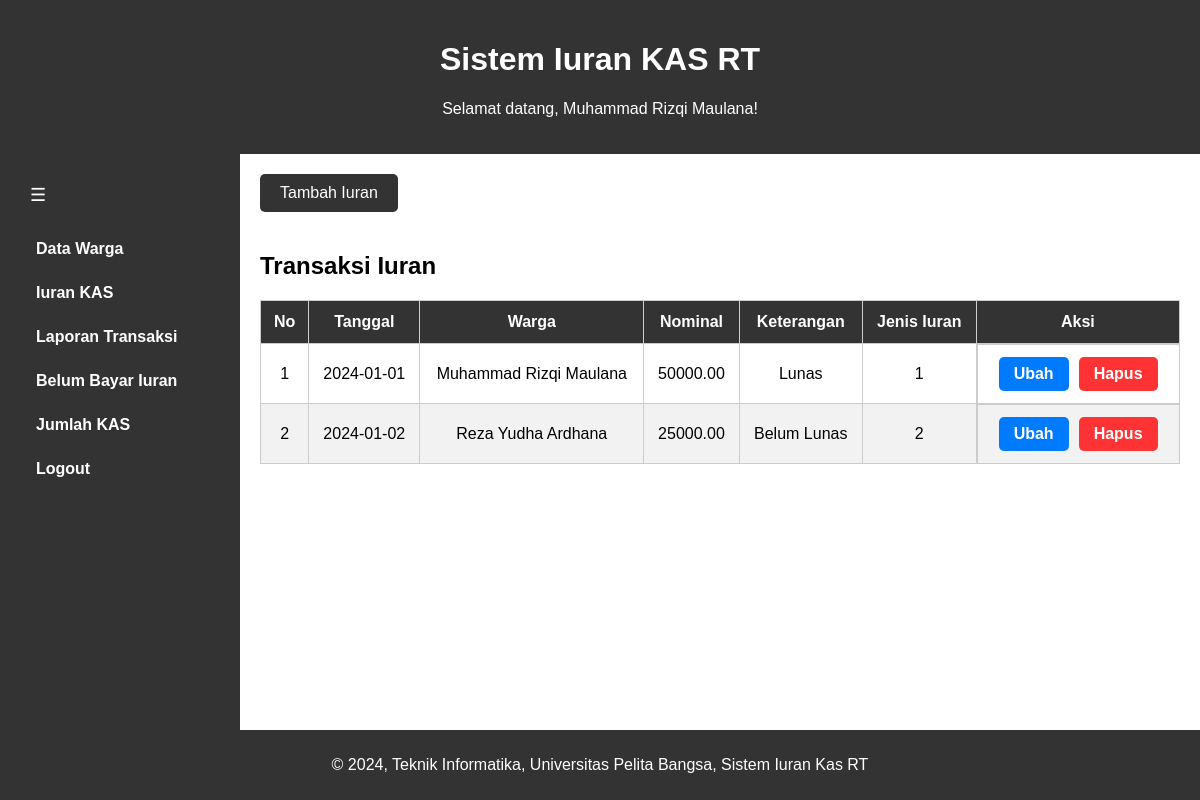
Screenshot of /admin/module/transaksi_iuran.php (signed in) with the database file from the repository.
### tables this page shows
CREATE TABLE `users` (
  `id` int(11) NOT NULL,
  `username` varchar(100) DEFAULT NULL,
  `password` varchar(100) DEFAULT NULL,
  `nama` varchar(200) DEFAULT NULL,
  `email` varchar(200) DEFAULT NULL,
  `status` tinyint(1) DEFAULT NULL,
  `role` tinyint(1) DEFAULT 2 COMMENT '1:Admin\n2:User'
);

CREATE TABLE `iuran` (
  `id` int(11) NOT NULL,
  `tanggal` date DEFAULT NULL,
  `warga_id` int(11) NOT NULL,
  `nominal` decimal(10,2) DEFAULT NULL,
  `keterangan` tinytext DEFAULT NULL,
  `jenis_iuran` tinyint(1) DEFAULT NULL
);

CREATE TABLE `warga` (
  `id` int(11) NOT NULL,
  `nik` varchar(50) DEFAULT NULL,
  `nama` varchar(200) DEFAULT NULL,
  `jenis_kelamin` enum('L','P') DEFAULT NULL,
  `no_hp` varchar(20) DEFAULT NULL,
  `alamat` tinytext DEFAULT NULL,
  `no_rumah` varchar(10) DEFAULT NULL,
  `status` tinyint(1) DEFAULT NULL,
  `users_id` int(11) NOT NULL
);

### admin/module/transaksi_iuran.php (the view, shortened to what this page needs)
<?php
include '../../class/koneksi.php';
$userQuery = "SELECT * FROM users WHERE id=" . $_SESSION["user_id"];
$userResult = mysqli_query($koneksi, $userQuery);
$user = mysqli_fetch_assoc($userResult);
?>
<!DOCTYPE html>
<html lang="en">
<head>
    <link rel="stylesheet" type="text/css" href="../css/admin.css">
</head>
<body>
    <div class="container">
        <header class="header">
            <h1>Sistem Iuran KAS RT</h1>
            <p>Selamat datang, <?php echo $user["nama"]; ?>!</p>
        </header>
        <div class="wrapper">
            <div class="side-bar">
                <button class="toggle-btn" onclick="toggleSidebar()">☰</button>
                <nav>
                    <ul>
                        <li><a href="../admin.php#data-warga">Data Warga</a></li>
                        <li><a href="transaksi_iuran.php">Iuran KAS</a></li>
                        <li><a href="laporan_transaksi.php">Laporan Transaksi</a></li>
                        <li><a href="belum_bayar.php">Belum Bayar Iuran</a></li>
                        <li><a href="jumlah_kas.php">Jumlah KAS</a></li>
                        <li><a href="../class/logout.php">Logout</a></li>
                    </ul>
                </nav>
            </div>
            <section id="transaksi-iuran" class="col-9">
                <a id="tambah-iuran-link" href="tambah_iuran.php">Tambah Iuran</a>
                <h2>Transaksi Iuran</h2>
                <table>
                    <thead>
                        <tr>
                            <th>No</th>
                            <th>Tanggal</th>
                            <th>Warga</th>
                            <th>Nominal</th>
                            <th>Keterangan</th>
                            <th>Jenis Iuran</th>
                            <th>Aksi</th>
                        </tr>
                    </thead>
                    <tbody>
                        <?php
                        $transaksiIuranQuery = "SELECT * FROM iuran";
                        $transaksiIuranResult = mysqli_query($koneksi, $transaksiIuranQuery);
                        $nomorBaris = 1;
                        while ($row = mysqli_fetch_assoc($transaksiIuranResult)) {
                            echo "<tr>";
                            echo "<td>" . $nomorBaris . "</td>";
                            echo "<td>" . $row["tanggal"] . "</td>";
                            $wargaId = $row["warga_id"];
                            $namaWargaQuery = "SELECT nama FROM warga WHERE id = $wargaId";
                            $namaWargaResult = mysqli_query($koneksi, $namaWargaQuery);
                            $namaWarga = mysqli_fetch_assoc($namaWargaResult)["nama"];
                            echo "<td>" . $namaWarga . "</td>";
                            echo "<td>" . $row["nominal"] . "</td>";
                            echo "<td>" . $row["keterangan"] . "</td>";
                            echo "<td>" . $row["jenis_iuran"] . "</td>";
                            echo "<td class='action-buttons'>";
                            echo "<a class='edit-button' href='ubah_transaksi.php?id=" . $row['id'] . "'>Ubah</a>";
                            echo "<a class='delete-button' href='hapus_transaksi.php?id=" . $row['id'] . "' onclick='return confirm(\"Apakah Anda yakin ingin menghapus data?\")'>Hapus</a>";
                            echo "</td>";
                            echo "</tr>";
                            $nomorBaris++;
                        }
                        ?>
                    </tbody>
                </table>
            </section>
        </div>
        <footer>
            <p>&copy; 2024, Teknik Informatika, Universitas Pelita Bangsa, Sistem Iuran Kas RT</p>
        </footer>
    </div>
</body>
</html>

### admin/css/admin.css (style rules this page uses)
body { font-family: 'Arial', sans-serif; margin: 0; padding: 0; }
.container { width: 100%; margin: 0 auto; min-height: 100vh; display: flex; flex-direction: column; }
.header { background-color: #333; color: #fff; padding: 20px; text-align: center; }
.wrapper { flex: 1; display: flex; }
.side-bar { background-color: #333; color: #fff; padding: 20px; min-width: 200px; transition: all 0.3s; }
.side-bar ul { list-style: none; padding: 0; }
.side-bar li { margin-bottom: 10px; }
.side-bar a { text-decoration: none; color: #fff; font-weight: bold; display: block; padding: 8px 16px; border-radius: 5px; transition: background-color 0.3s; }
.toggle-btn { background-color: #333; color: #fff; border: none; padding: 10px; font-size: 18px; cursor: pointer; transition: background-color 0.3s; }
.col-9 { flex: 1; padding: 20px; }
table { width: 100%; border-collapse: collapse; margin-top: 20px; overflow-x: auto; }
th { background-color: #333; color: #fff; padding: 12px; text-align: center; }
td { padding: 12px; text-align: center; }
footer { background-color: #333; color: #fff; text-align: center; padding: 10px; }
.action-buttons { display: flex; justify-content: center; }
.action-buttons a { display: inline-block; margin-right: 10px; padding: 8px 15px; text-decoration: none; color: #fff; border-radius: 5px; font-weight: bold; margin: 0 5px; }
.edit-button { background-color: #007BFF; }
.delete-button { background-color: #FF3333; }
#tambah-iuran-link { display: inline-block; padding: 10px 20px; background-color: #333; color: #fff; text-decoration: none; border-radius: 5px; margin-bottom: 20px; }
#transaksi-iuran { padding: 20px; }
#transaksi-iuran table { margin-top: 20px; border-collapse: collapse; width: 100%; overflow-x: auto; }
#transaksi-iuran th, #transaksi-iuran td { border: 1px solid #ccc; padding: 12px; text-align: center; }
#transaksi-iuran th { background-color: #333; color: #fff; }
#transaksi-iuran tbody tr:nth-child(even) { background-color: #f2f2f2; }

### rows the page displays
users: nama "Muhammad Rizqi Maulana"
iuran: tanggal "2024-01-01", warga.nama "Muhammad Rizqi Maulana", nominal "50000.00", keterangan "Lunas", jenis_iuran "1"
iuran: tanggal "2024-01-02", warga.nama "Reza Yudha Ardhana", nominal "25000.00", keterangan "Belum Lunas", jenis_iuran "2"
